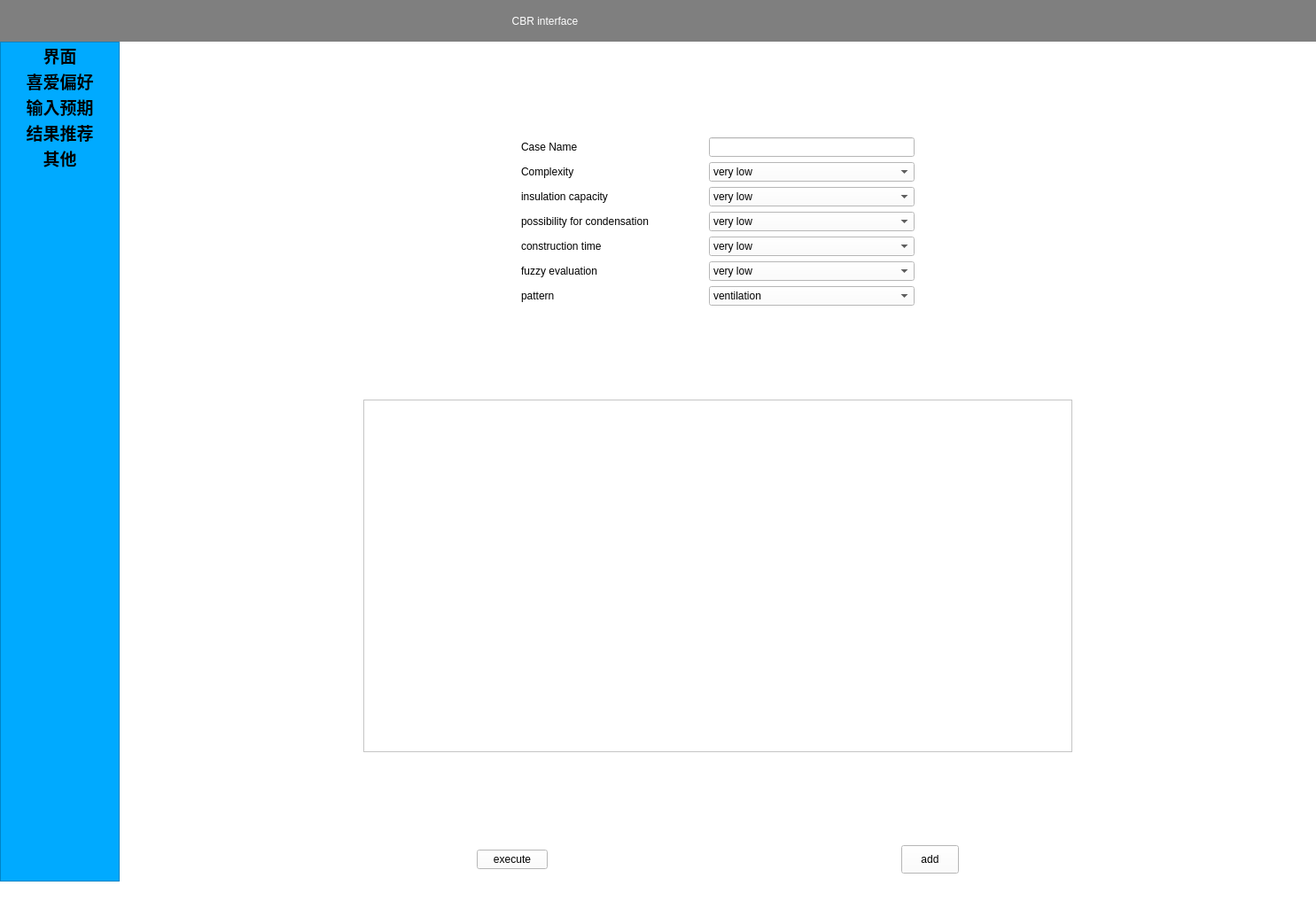
<?xml version="1.0" encoding="UTF-8"?>
<ui version="4.0">
 <class>MainWindow</class>
 <widget class="QMainWindow" name="MainWindow">
  <property name="geometry">
   <rect>
    <x>0</x>
    <y>0</y>
    <width>1485</width>
    <height>1017</height>
   </rect>
  </property>
  <property name="acceptDrops">
   <bool>false</bool>
  </property>
  <property name="windowTitle">
   <string>MainWindow</string>
  </property>
  <property name="styleSheet">
   <string notr="true">background:rgb(255, 255, 255)</string>
  </property>
  <widget class="QWidget" name="centralwidget">
   <layout class="QVBoxLayout" name="verticalLayout" stretch="1,20">
    <property name="spacing">
     <number>0</number>
    </property>
    <property name="leftMargin">
     <number>0</number>
    </property>
    <property name="topMargin">
     <number>0</number>
    </property>
    <property name="rightMargin">
     <number>0</number>
    </property>
    <property name="bottomMargin">
     <number>0</number>
    </property>
    <item>
     <widget class="QWidget" name="widget_top" native="true">
      <property name="styleSheet">
       <string notr="true">background:rgb(127, 127, 127)
</string>
      </property>
      <layout class="QHBoxLayout" name="horizontalLayout_3" stretch="0,1,8,8,16">
       <item>
        <spacer name="horizontalSpacer_12">
         <property name="orientation">
          <enum>Qt::Horizontal</enum>
         </property>
         <property name="sizeHint" stdset="0">
          <size>
           <width>40</width>
           <height>20</height>
          </size>
         </property>
        </spacer>
       </item>
       <item>
        <widget class="QLabel" name="label_13">
         <property name="text">
          <string/>
         </property>
         <property name="pixmap">
          <pixmap>icon/建筑.svg</pixmap>
         </property>
        </widget>
       </item>
       <item>
        <spacer name="horizontalSpacer_3">
         <property name="orientation">
          <enum>Qt::Horizontal</enum>
         </property>
         <property name="sizeHint" stdset="0">
          <size>
           <width>293</width>
           <height>20</height>
          </size>
         </property>
        </spacer>
       </item>
       <item>
        <widget class="QLabel" name="label">
         <property name="styleSheet">
          <string notr="true">color:rgb(255, 255, 255);
font: 18pt &quot;Arial&quot;;</string>
         </property>
         <property name="text">
          <string>CBR interface</string>
         </property>
         <property name="alignment">
          <set>Qt::AlignCenter</set>
         </property>
         <property name="margin">
          <number>5</number>
         </property>
        </widget>
       </item>
       <item>
        <spacer name="horizontalSpacer_2">
         <property name="orientation">
          <enum>Qt::Horizontal</enum>
         </property>
         <property name="sizeHint" stdset="0">
          <size>
           <width>589</width>
           <height>20</height>
          </size>
         </property>
        </spacer>
       </item>
      </layout>
     </widget>
    </item>
    <item>
     <layout class="QHBoxLayout" name="horizontalLayout_2" stretch="1,10">
      <property name="sizeConstraint">
       <enum>QLayout::SetDefaultConstraint</enum>
      </property>
      <item>
       <widget class="QListWidget" name="listWidget_0">
        <property name="styleSheet">
         <string notr="true">background:rgb(0, 170, 255);
font: 9pt &quot;Arial&quot;;</string>
        </property>
        <item>
         <property name="text">
          <string>界面</string>
         </property>
         <property name="font">
          <font>
           <pointsize>14</pointsize>
           <weight>75</weight>
           <bold>true</bold>
          </font>
         </property>
         <property name="textAlignment">
          <set>AlignHCenter|AlignBottom</set>
         </property>
         <property name="background">
          <brush brushstyle="NoBrush">
           <color alpha="255">
            <red>255</red>
            <green>255</green>
            <blue>255</blue>
           </color>
          </brush>
         </property>
         <property name="foreground">
          <brush brushstyle="NoBrush">
           <color alpha="255">
            <red>255</red>
            <green>255</green>
            <blue>255</blue>
           </color>
          </brush>
         </property>
        </item>
        <item>
         <property name="text">
          <string>喜爱偏好</string>
         </property>
         <property name="font">
          <font>
           <family>Arial</family>
           <pointsize>14</pointsize>
           <weight>75</weight>
           <bold>true</bold>
          </font>
         </property>
         <property name="textAlignment">
          <set>AlignHCenter|AlignBottom</set>
         </property>
         <property name="background">
          <brush brushstyle="NoBrush">
           <color alpha="255">
            <red>255</red>
            <green>255</green>
            <blue>255</blue>
           </color>
          </brush>
         </property>
         <property name="foreground">
          <brush brushstyle="NoBrush">
           <color alpha="255">
            <red>255</red>
            <green>255</green>
            <blue>255</blue>
           </color>
          </brush>
         </property>
        </item>
        <item>
         <property name="text">
          <string>输入预期</string>
         </property>
         <property name="font">
          <font>
           <family>Arial</family>
           <pointsize>14</pointsize>
           <weight>75</weight>
           <bold>true</bold>
          </font>
         </property>
         <property name="textAlignment">
          <set>AlignCenter</set>
         </property>
         <property name="background">
          <brush brushstyle="NoBrush">
           <color alpha="255">
            <red>255</red>
            <green>255</green>
            <blue>255</blue>
           </color>
          </brush>
         </property>
         <property name="foreground">
          <brush brushstyle="NoBrush">
           <color alpha="255">
            <red>255</red>
            <green>255</green>
            <blue>255</blue>
           </color>
          </brush>
         </property>
        </item>
        <item>
         <property name="text">
          <string>结果推荐</string>
         </property>
         <property name="font">
          <font>
           <pointsize>14</pointsize>
           <weight>75</weight>
           <bold>true</bold>
          </font>
         </property>
         <property name="textAlignment">
          <set>AlignCenter</set>
         </property>
         <property name="background">
          <brush brushstyle="NoBrush">
           <color alpha="255">
            <red>255</red>
            <green>255</green>
            <blue>255</blue>
           </color>
          </brush>
         </property>
         <property name="foreground">
          <brush brushstyle="NoBrush">
           <color alpha="255">
            <red>255</red>
            <green>255</green>
            <blue>255</blue>
           </color>
          </brush>
         </property>
        </item>
        <item>
         <property name="text">
          <string>其他</string>
         </property>
         <property name="font">
          <font>
           <family>Arial</family>
           <pointsize>14</pointsize>
           <weight>75</weight>
           <bold>true</bold>
          </font>
         </property>
         <property name="textAlignment">
          <set>AlignHCenter|AlignBottom</set>
         </property>
         <property name="background">
          <brush brushstyle="NoBrush">
           <color alpha="255">
            <red>255</red>
            <green>255</green>
            <blue>255</blue>
           </color>
          </brush>
         </property>
         <property name="foreground">
          <brush brushstyle="NoBrush">
           <color alpha="255">
            <red>255</red>
            <green>255</green>
            <blue>255</blue>
           </color>
          </brush>
         </property>
        </item>
       </widget>
      </item>
      <item>
       <widget class="QStackedWidget" name="stackedWidget">
        <property name="acceptDrops">
         <bool>true</bool>
        </property>
        <property name="autoFillBackground">
         <bool>false</bool>
        </property>
        <property name="styleSheet">
         <string notr="true">background:rgb(255, 255, 255)</string>
        </property>
        <property name="currentIndex">
         <number>2</number>
        </property>
        <widget class="QWidget" name="page_0">
         <layout class="QVBoxLayout" name="verticalLayout_2">
          <item>
           <widget class="QLabel" name="title_label">
            <property name="styleSheet">
             <string notr="true">font: 63 9pt &quot;Segoe UI Semibold&quot;;</string>
            </property>
            <property name="text">
             <string>&lt;html&gt;&lt;head/&gt;&lt;body&gt;&lt;p align=&quot;center&quot;&gt;&lt;span style=&quot; font-size:18pt; font-weight:600; font-style:italic; color:#55aaff;&quot;&gt;Welcome to CBR programme&lt;/span&gt;&lt;/p&gt;&lt;/body&gt;&lt;/html&gt;</string>
            </property>
           </widget>
          </item>
         </layout>
        </widget>
        <widget class="QWidget" name="page_1">
         <layout class="QVBoxLayout" name="verticalLayout_8">
          <item>
           <widget class="QLabel" name="question_label_0">
            <property name="styleSheet">
             <string notr="true">font: 63 9pt &quot;Segoe UI Semibold&quot;;</string>
            </property>
            <property name="text">
             <string>&lt;html&gt;&lt;head/&gt;&lt;body&gt;&lt;p&gt;&lt;span style=&quot; font-size:12pt; font-style:italic;&quot;&gt;Which of the following attributes do you think is the most important?&lt;/span&gt;&lt;/p&gt;&lt;/body&gt;&lt;/html&gt;</string>
            </property>
           </widget>
          </item>
          <item>
           <layout class="QGridLayout" name="gridLayout_2">
            <item row="3" column="1">
             <widget class="QRadioButton" name="my_radioButton_3">
              <property name="text">
               <string>RadioButton</string>
              </property>
              <attribute name="buttonGroup">
               <string notr="true">buttonGroup</string>
              </attribute>
             </widget>
            </item>
            <item row="3" column="0">
             <widget class="QLabel" name="label_4">
              <property name="text">
               <string>construction time</string>
              </property>
             </widget>
            </item>
            <item row="1" column="1">
             <widget class="QRadioButton" name="my_radioButton_1">
              <property name="text">
               <string>RadioButton</string>
              </property>
              <attribute name="buttonGroup">
               <string notr="true">buttonGroup</string>
              </attribute>
             </widget>
            </item>
            <item row="2" column="1">
             <widget class="QRadioButton" name="my_radioButton_2">
              <property name="text">
               <string>RadioButton</string>
              </property>
              <attribute name="buttonGroup">
               <string notr="true">buttonGroup</string>
              </attribute>
             </widget>
            </item>
            <item row="2" column="0">
             <widget class="QLabel" name="label_3">
              <property name="text">
               <string>possibility for condensation</string>
              </property>
             </widget>
            </item>
            <item row="1" column="0">
             <widget class="QLabel" name="label_2">
              <property name="text">
               <string>insualtion capacity</string>
              </property>
             </widget>
            </item>
            <item row="0" column="0">
             <widget class="QLabel" name="label_1">
              <property name="text">
               <string>Complexity</string>
              </property>
             </widget>
            </item>
            <item row="0" column="1">
             <widget class="QRadioButton" name="my_radioButton_0">
              <property name="text">
               <string>RadioButton</string>
              </property>
              <attribute name="buttonGroup">
               <string notr="true">buttonGroup</string>
              </attribute>
             </widget>
            </item>
            <item row="4" column="1">
             <widget class="QRadioButton" name="my_radioButton_4">
              <property name="text">
               <string>RadioButton</string>
              </property>
              <attribute name="buttonGroup">
               <string notr="true">buttonGroup</string>
              </attribute>
             </widget>
            </item>
            <item row="4" column="0">
             <widget class="QLabel" name="label_14">
              <property name="text">
               <string>fuzzy evalution</string>
              </property>
             </widget>
            </item>
            <item row="5" column="0">
             <widget class="QLabel" name="label_15">
              <property name="text">
               <string>pattern</string>
              </property>
             </widget>
            </item>
            <item row="5" column="1">
             <widget class="QRadioButton" name="my_radioButton_5">
              <property name="text">
               <string>RadioButton</string>
              </property>
              <attribute name="buttonGroup">
               <string notr="true">buttonGroup</string>
              </attribute>
             </widget>
            </item>
           </layout>
          </item>
          <item>
           <widget class="QLabel" name="question_label_1">
            <property name="styleSheet">
             <string notr="true">font: 63 9pt &quot;Segoe UI Semibold&quot;;</string>
            </property>
            <property name="text">
             <string>&lt;html&gt;&lt;head/&gt;&lt;body&gt;&lt;p&gt;&lt;span style=&quot; font-size:12pt; font-style:italic;&quot;&gt;Which of the following attributes do you think is the second important?&lt;/span&gt;&lt;/p&gt;&lt;/body&gt;&lt;/html&gt;</string>
            </property>
           </widget>
          </item>
          <item>
           <layout class="QGridLayout" name="gridLayout_8">
            <item row="3" column="1">
             <widget class="QRadioButton" name="my_radioButton_9">
              <property name="text">
               <string>RadioButton</string>
              </property>
              <attribute name="buttonGroup">
               <string notr="true">buttonGroup_2</string>
              </attribute>
             </widget>
            </item>
            <item row="1" column="1">
             <widget class="QRadioButton" name="my_radioButton_7">
              <property name="text">
               <string>RadioButton</string>
              </property>
              <attribute name="buttonGroup">
               <string notr="true">buttonGroup_2</string>
              </attribute>
             </widget>
            </item>
            <item row="3" column="0">
             <widget class="QLabel" name="label_26">
              <property name="text">
               <string>construction time</string>
              </property>
             </widget>
            </item>
            <item row="4" column="1">
             <widget class="QRadioButton" name="my_radioButton_10">
              <property name="text">
               <string>RadioButton</string>
              </property>
              <attribute name="buttonGroup">
               <string notr="true">buttonGroup_2</string>
              </attribute>
             </widget>
            </item>
            <item row="0" column="0">
             <widget class="QLabel" name="label_29">
              <property name="text">
               <string>Complexity</string>
              </property>
             </widget>
            </item>
            <item row="4" column="0">
             <widget class="QLabel" name="label_30">
              <property name="text">
               <string>fuzzy evalution</string>
              </property>
             </widget>
            </item>
            <item row="2" column="1">
             <widget class="QRadioButton" name="my_radioButton_8">
              <property name="text">
               <string>RadioButton</string>
              </property>
              <attribute name="buttonGroup">
               <string notr="true">buttonGroup_2</string>
              </attribute>
             </widget>
            </item>
            <item row="1" column="0">
             <widget class="QLabel" name="label_28">
              <property name="text">
               <string>insualtion capacity</string>
              </property>
             </widget>
            </item>
            <item row="0" column="1">
             <widget class="QRadioButton" name="my_radioButton_6">
              <property name="text">
               <string>RadioButton</string>
              </property>
              <attribute name="buttonGroup">
               <string notr="true">buttonGroup_2</string>
              </attribute>
             </widget>
            </item>
            <item row="5" column="0">
             <widget class="QLabel" name="label_31">
              <property name="text">
               <string>pattern</string>
              </property>
             </widget>
            </item>
            <item row="5" column="1">
             <widget class="QRadioButton" name="my_radioButton_11">
              <property name="text">
               <string>RadioButton</string>
              </property>
              <attribute name="buttonGroup">
               <string notr="true">buttonGroup_2</string>
              </attribute>
             </widget>
            </item>
            <item row="2" column="0">
             <widget class="QLabel" name="label_27">
              <property name="text">
               <string>possibility for condensation</string>
              </property>
             </widget>
            </item>
           </layout>
          </item>
          <item>
           <widget class="QLabel" name="question_label_3">
            <property name="styleSheet">
             <string notr="true">font: 63 9pt &quot;Segoe UI Semibold&quot;;</string>
            </property>
            <property name="text">
             <string>&lt;html&gt;&lt;head/&gt;&lt;body&gt;&lt;p&gt;&lt;span style=&quot; font-size:12pt; font-style:italic;&quot;&gt;Which of the following attributes do you think is the least important?&lt;/span&gt;&lt;/p&gt;&lt;/body&gt;&lt;/html&gt;</string>
            </property>
           </widget>
          </item>
          <item>
           <layout class="QGridLayout" name="gridLayout_9">
            <item row="1" column="0">
             <widget class="QLabel" name="label_34">
              <property name="text">
               <string>insualtion capacity</string>
              </property>
             </widget>
            </item>
            <item row="0" column="1">
             <widget class="QRadioButton" name="my_radioButton_12">
              <property name="text">
               <string>RadioButton</string>
              </property>
              <attribute name="buttonGroup">
               <string notr="true">buttonGroup_3</string>
              </attribute>
             </widget>
            </item>
            <item row="5" column="0">
             <widget class="QLabel" name="label_37">
              <property name="text">
               <string>pattern</string>
              </property>
             </widget>
            </item>
            <item row="1" column="1">
             <widget class="QRadioButton" name="my_radioButton_13">
              <property name="text">
               <string>RadioButton</string>
              </property>
              <attribute name="buttonGroup">
               <string notr="true">buttonGroup_3</string>
              </attribute>
             </widget>
            </item>
            <item row="2" column="0">
             <widget class="QLabel" name="label_33">
              <property name="text">
               <string>possibility for condensation</string>
              </property>
             </widget>
            </item>
            <item row="4" column="0">
             <widget class="QLabel" name="label_36">
              <property name="text">
               <string>fuzzy evalution</string>
              </property>
             </widget>
            </item>
            <item row="5" column="1">
             <widget class="QRadioButton" name="my_radioButton_17">
              <property name="text">
               <string>RadioButton</string>
              </property>
              <attribute name="buttonGroup">
               <string notr="true">buttonGroup_3</string>
              </attribute>
             </widget>
            </item>
            <item row="3" column="0">
             <widget class="QLabel" name="label_32">
              <property name="text">
               <string>construction time</string>
              </property>
             </widget>
            </item>
            <item row="4" column="1">
             <widget class="QRadioButton" name="my_radioButton_16">
              <property name="text">
               <string>RadioButton</string>
              </property>
              <attribute name="buttonGroup">
               <string notr="true">buttonGroup_3</string>
              </attribute>
             </widget>
            </item>
            <item row="0" column="0">
             <widget class="QLabel" name="label_35">
              <property name="text">
               <string>Complexity</string>
              </property>
             </widget>
            </item>
            <item row="2" column="1">
             <widget class="QRadioButton" name="my_radioButton_14">
              <property name="text">
               <string>RadioButton</string>
              </property>
              <attribute name="buttonGroup">
               <string notr="true">buttonGroup_3</string>
              </attribute>
             </widget>
            </item>
            <item row="3" column="1">
             <widget class="QRadioButton" name="my_radioButton_15">
              <property name="text">
               <string>RadioButton</string>
              </property>
              <attribute name="buttonGroup">
               <string notr="true">buttonGroup_3</string>
              </attribute>
             </widget>
            </item>
           </layout>
          </item>
          <item>
           <layout class="QHBoxLayout" name="horizontalLayout_11" stretch="10,1,1">
            <item>
             <spacer name="horizontalSpacer_22">
              <property name="orientation">
               <enum>Qt::Horizontal</enum>
              </property>
              <property name="sizeHint" stdset="0">
               <size>
                <width>40</width>
                <height>20</height>
               </size>
              </property>
             </spacer>
            </item>
            <item>
             <widget class="QPushButton" name="sublime_pushButton_0">
              <property name="text">
               <string>submit</string>
              </property>
             </widget>
            </item>
            <item>
             <spacer name="horizontalSpacer_23">
              <property name="orientation">
               <enum>Qt::Horizontal</enum>
              </property>
              <property name="sizeHint" stdset="0">
               <size>
                <width>40</width>
                <height>20</height>
               </size>
              </property>
             </spacer>
            </item>
           </layout>
          </item>
         </layout>
        </widget>
        <widget class="QWidget" name="page_2">
         <layout class="QVBoxLayout" name="verticalLayout_3" stretch="1,4,1,4,1,2">
          <item>
           <spacer name="verticalSpacer_2">
            <property name="orientation">
             <enum>Qt::Vertical</enum>
            </property>
            <property name="sizeHint" stdset="0">
             <size>
              <width>20</width>
              <height>40</height>
             </size>
            </property>
           </spacer>
          </item>
          <item>
           <layout class="QHBoxLayout" name="horizontalLayout_4">
            <item>
             <spacer name="horizontalSpacer_4">
              <property name="orientation">
               <enum>Qt::Horizontal</enum>
              </property>
              <property name="sizeHint" stdset="0">
               <size>
                <width>40</width>
                <height>20</height>
               </size>
              </property>
             </spacer>
            </item>
            <item>
             <layout class="QGridLayout" name="gridLayout_3" columnstretch="5,0,0">
              <item row="5" column="2">
               <widget class="QComboBox" name="comboBox_4">
                <item>
                 <property name="text">
                  <string>very low</string>
                 </property>
                </item>
                <item>
                 <property name="text">
                  <string>low</string>
                 </property>
                </item>
                <item>
                 <property name="text">
                  <string>medium</string>
                 </property>
                </item>
                <item>
                 <property name="text">
                  <string>high</string>
                 </property>
                </item>
                <item>
                 <property name="text">
                  <string>very high</string>
                 </property>
                </item>
               </widget>
              </item>
              <item row="6" column="0">
               <widget class="QLabel" name="input_label_6">
                <property name="text">
                 <string>pattern</string>
                </property>
               </widget>
              </item>
              <item row="3" column="2">
               <widget class="QComboBox" name="comboBox_2">
                <item>
                 <property name="text">
                  <string>very low</string>
                 </property>
                </item>
                <item>
                 <property name="text">
                  <string>low</string>
                 </property>
                </item>
                <item>
                 <property name="text">
                  <string>medium</string>
                 </property>
                </item>
                <item>
                 <property name="text">
                  <string>high</string>
                 </property>
                </item>
                <item>
                 <property name="text">
                  <string>very high</string>
                 </property>
                </item>
               </widget>
              </item>
              <item row="4" column="0">
               <widget class="QLabel" name="input_label_4">
                <property name="text">
                 <string>construction time</string>
                </property>
               </widget>
              </item>
              <item row="1" column="0">
               <widget class="QLabel" name="input_label_1">
                <property name="text">
                 <string>Complexity</string>
                </property>
               </widget>
              </item>
              <item row="1" column="2">
               <widget class="QComboBox" name="comboBox_0">
                <item>
                 <property name="text">
                  <string>very low</string>
                 </property>
                </item>
                <item>
                 <property name="text">
                  <string>low</string>
                 </property>
                </item>
                <item>
                 <property name="text">
                  <string>medium</string>
                 </property>
                </item>
                <item>
                 <property name="text">
                  <string>high</string>
                 </property>
                </item>
                <item>
                 <property name="text">
                  <string>very high</string>
                 </property>
                </item>
               </widget>
              </item>
              <item row="2" column="2">
               <widget class="QComboBox" name="comboBox_1">
                <item>
                 <property name="text">
                  <string>very low</string>
                 </property>
                </item>
                <item>
                 <property name="text">
                  <string>low</string>
                 </property>
                </item>
                <item>
                 <property name="text">
                  <string>medium</string>
                 </property>
                </item>
                <item>
                 <property name="text">
                  <string>high</string>
                 </property>
                </item>
                <item>
                 <property name="text">
                  <string>very high</string>
                 </property>
                </item>
               </widget>
              </item>
              <item row="3" column="0" colspan="2">
               <widget class="QLabel" name="input_label_3">
                <property name="text">
                 <string>possibility for condensation</string>
                </property>
               </widget>
              </item>
              <item row="4" column="2">
               <widget class="QComboBox" name="comboBox_3">
                <item>
                 <property name="text">
                  <string>very low</string>
                 </property>
                </item>
                <item>
                 <property name="text">
                  <string>low</string>
                 </property>
                </item>
                <item>
                 <property name="text">
                  <string>medium</string>
                 </property>
                </item>
                <item>
                 <property name="text">
                  <string>high</string>
                 </property>
                </item>
                <item>
                 <property name="text">
                  <string>very high</string>
                 </property>
                </item>
               </widget>
              </item>
              <item row="5" column="0">
               <widget class="QLabel" name="input_label_5">
                <property name="text">
                 <string>fuzzy evaluation</string>
                </property>
               </widget>
              </item>
              <item row="6" column="2">
               <widget class="QComboBox" name="comboBox_5">
                <item>
                 <property name="text">
                  <string>ventilation</string>
                 </property>
                </item>
                <item>
                 <property name="text">
                  <string>solar collector</string>
                 </property>
                </item>
                <item>
                 <property name="text">
                  <string>solar power</string>
                 </property>
                </item>
                <item>
                 <property name="text">
                  <string>ventilation; solar collector
</string>
                 </property>
                </item>
                <item>
                 <property name="text">
                  <string>ventilation;solar power
</string>
                 </property>
                </item>
                <item>
                 <property name="text">
                  <string>solar collector;solar power
</string>
                 </property>
                </item>
                <item>
                 <property name="text">
                  <string>ventilation;solar collector;solar power
</string>
                 </property>
                </item>
               </widget>
              </item>
              <item row="0" column="2">
               <widget class="QLineEdit" name="input_lineEdit_0"/>
              </item>
              <item row="0" column="0">
               <widget class="QLabel" name="input_label_0">
                <property name="text">
                 <string>Case Name</string>
                </property>
               </widget>
              </item>
              <item row="2" column="0" colspan="2">
               <widget class="QLabel" name="input_label_2">
                <property name="text">
                 <string>insulation capacity</string>
                </property>
               </widget>
              </item>
             </layout>
            </item>
            <item>
             <spacer name="horizontalSpacer_5">
              <property name="orientation">
               <enum>Qt::Horizontal</enum>
              </property>
              <property name="sizeHint" stdset="0">
               <size>
                <width>40</width>
                <height>20</height>
               </size>
              </property>
             </spacer>
            </item>
           </layout>
          </item>
          <item>
           <spacer name="verticalSpacer">
            <property name="orientation">
             <enum>Qt::Vertical</enum>
            </property>
            <property name="sizeHint" stdset="0">
             <size>
              <width>20</width>
              <height>40</height>
             </size>
            </property>
           </spacer>
          </item>
          <item>
           <layout class="QHBoxLayout" name="horizontalLayout_5" stretch="1,3,1">
            <item>
             <spacer name="horizontalSpacer_6">
              <property name="orientation">
               <enum>Qt::Horizontal</enum>
              </property>
              <property name="sizeHint" stdset="0">
               <size>
                <width>40</width>
                <height>20</height>
               </size>
              </property>
             </spacer>
            </item>
            <item>
             <widget class="QTextEdit" name="textEdit_0"/>
            </item>
            <item>
             <spacer name="horizontalSpacer_7">
              <property name="orientation">
               <enum>Qt::Horizontal</enum>
              </property>
              <property name="sizeHint" stdset="0">
               <size>
                <width>40</width>
                <height>20</height>
               </size>
              </property>
             </spacer>
            </item>
           </layout>
          </item>
          <item>
           <spacer name="verticalSpacer_3">
            <property name="orientation">
             <enum>Qt::Vertical</enum>
            </property>
            <property name="sizeHint" stdset="0">
             <size>
              <width>20</width>
              <height>40</height>
             </size>
            </property>
           </spacer>
          </item>
          <item>
           <layout class="QHBoxLayout" name="horizontalLayout">
            <item>
             <spacer name="horizontalSpacer_8">
              <property name="orientation">
               <enum>Qt::Horizontal</enum>
              </property>
              <property name="sizeHint" stdset="0">
               <size>
                <width>40</width>
                <height>20</height>
               </size>
              </property>
             </spacer>
            </item>
            <item>
             <widget class="QPushButton" name="pushButton_0">
              <property name="text">
               <string>execute</string>
              </property>
             </widget>
            </item>
            <item>
             <spacer name="horizontalSpacer">
              <property name="orientation">
               <enum>Qt::Horizontal</enum>
              </property>
              <property name="sizeType">
               <enum>QSizePolicy::Expanding</enum>
              </property>
              <property name="sizeHint" stdset="0">
               <size>
                <width>40</width>
                <height>20</height>
               </size>
              </property>
             </spacer>
            </item>
            <item>
             <widget class="QPushButton" name="pushButton_1">
              <property name="maximumSize">
               <size>
                <width>65</width>
                <height>32</height>
               </size>
              </property>
              <property name="text">
               <string>add</string>
              </property>
             </widget>
            </item>
            <item>
             <spacer name="horizontalSpacer_9">
              <property name="orientation">
               <enum>Qt::Horizontal</enum>
              </property>
              <property name="sizeHint" stdset="0">
               <size>
                <width>40</width>
                <height>20</height>
               </size>
              </property>
             </spacer>
            </item>
           </layout>
          </item>
         </layout>
        </widget>
        <widget class="QWidget" name="page_3">
         <layout class="QVBoxLayout" name="verticalLayout_4" stretch="10,1,1">
          <item>
           <widget class="QTableWidget" name="tableWidget"/>
          </item>
          <item>
           <spacer name="verticalSpacer_4">
            <property name="orientation">
             <enum>Qt::Vertical</enum>
            </property>
            <property name="sizeHint" stdset="0">
             <size>
              <width>20</width>
              <height>62</height>
             </size>
            </property>
           </spacer>
          </item>
          <item>
           <layout class="QHBoxLayout" name="horizontalLayout_6" stretch="10,1,1">
            <item>
             <spacer name="horizontalSpacer_10">
              <property name="orientation">
               <enum>Qt::Horizontal</enum>
              </property>
              <property name="sizeHint" stdset="0">
               <size>
                <width>40</width>
                <height>20</height>
               </size>
              </property>
             </spacer>
            </item>
            <item>
             <widget class="QPushButton" name="show_pushButton">
              <property name="text">
               <string>show</string>
              </property>
             </widget>
            </item>
            <item>
             <spacer name="horizontalSpacer_11">
              <property name="orientation">
               <enum>Qt::Horizontal</enum>
              </property>
              <property name="sizeHint" stdset="0">
               <size>
                <width>40</width>
                <height>20</height>
               </size>
              </property>
             </spacer>
            </item>
           </layout>
          </item>
         </layout>
        </widget>
        <widget class="QWidget" name="page">
         <widget class="QLabel" name="label_38">
          <property name="geometry">
           <rect>
            <x>450</x>
            <y>320</y>
            <width>81</width>
            <height>18</height>
           </rect>
          </property>
          <property name="text">
           <string>TextLabel</string>
          </property>
         </widget>
        </widget>
       </widget>
      </item>
     </layout>
    </item>
   </layout>
  </widget>
  <widget class="QMenuBar" name="menubar">
   <property name="geometry">
    <rect>
     <x>0</x>
     <y>0</y>
     <width>1485</width>
     <height>30</height>
    </rect>
   </property>
  </widget>
  <widget class="QStatusBar" name="statusbar"/>
 </widget>
 <tabstops>
  <tabstop>my_radioButton_0</tabstop>
  <tabstop>my_radioButton_1</tabstop>
  <tabstop>my_radioButton_2</tabstop>
  <tabstop>my_radioButton_3</tabstop>
  <tabstop>my_radioButton_4</tabstop>
  <tabstop>my_radioButton_5</tabstop>
  <tabstop>my_radioButton_6</tabstop>
  <tabstop>my_radioButton_7</tabstop>
  <tabstop>my_radioButton_8</tabstop>
  <tabstop>my_radioButton_9</tabstop>
  <tabstop>my_radioButton_10</tabstop>
  <tabstop>my_radioButton_11</tabstop>
  <tabstop>my_radioButton_12</tabstop>
  <tabstop>my_radioButton_13</tabstop>
  <tabstop>my_radioButton_14</tabstop>
  <tabstop>my_radioButton_15</tabstop>
  <tabstop>my_radioButton_16</tabstop>
  <tabstop>my_radioButton_17</tabstop>
  <tabstop>sublime_pushButton_0</tabstop>
  <tabstop>input_lineEdit_0</tabstop>
  <tabstop>comboBox_0</tabstop>
  <tabstop>comboBox_1</tabstop>
  <tabstop>comboBox_2</tabstop>
  <tabstop>comboBox_3</tabstop>
  <tabstop>comboBox_4</tabstop>
  <tabstop>comboBox_5</tabstop>
  <tabstop>textEdit_0</tabstop>
  <tabstop>pushButton_0</tabstop>
  <tabstop>pushButton_1</tabstop>
  <tabstop>tableWidget</tabstop>
  <tabstop>listWidget_0</tabstop>
  <tabstop>show_pushButton</tabstop>
 </tabstops>
 <resources>
  <include location="interface.qrc"/>
 </resources>
 <connections>
  <connection>
   <sender>listWidget_0</sender>
   <signal>currentRowChanged(int)</signal>
   <receiver>stackedWidget</receiver>
   <slot>setCurrentIndex(int)</slot>
   <hints>
    <hint type="sourcelabel">
     <x>80</x>
     <y>255</y>
    </hint>
    <hint type="destinationlabel">
     <x>150</x>
     <y>251</y>
    </hint>
   </hints>
  </connection>
  <connection>
   <sender>sublime_pushButton_0</sender>
   <signal>clicked()</signal>
   <receiver>MainWindow</receiver>
   <slot>submit_importance()</slot>
   <hints>
    <hint type="sourcelabel">
     <x>1048</x>
     <y>680</y>
    </hint>
    <hint type="destinationlabel">
     <x>617</x>
     <y>574</y>
    </hint>
   </hints>
  </connection>
 </connections>
 <slots>
  <slot>submit_importance()</slot>
  <slot>child_show()</slot>
 </slots>
 <buttongroups>
  <buttongroup name="buttonGroup"/>
  <buttongroup name="buttonGroup_2"/>
  <buttongroup name="buttonGroup_3"/>
 </buttongroups>
</ui>
